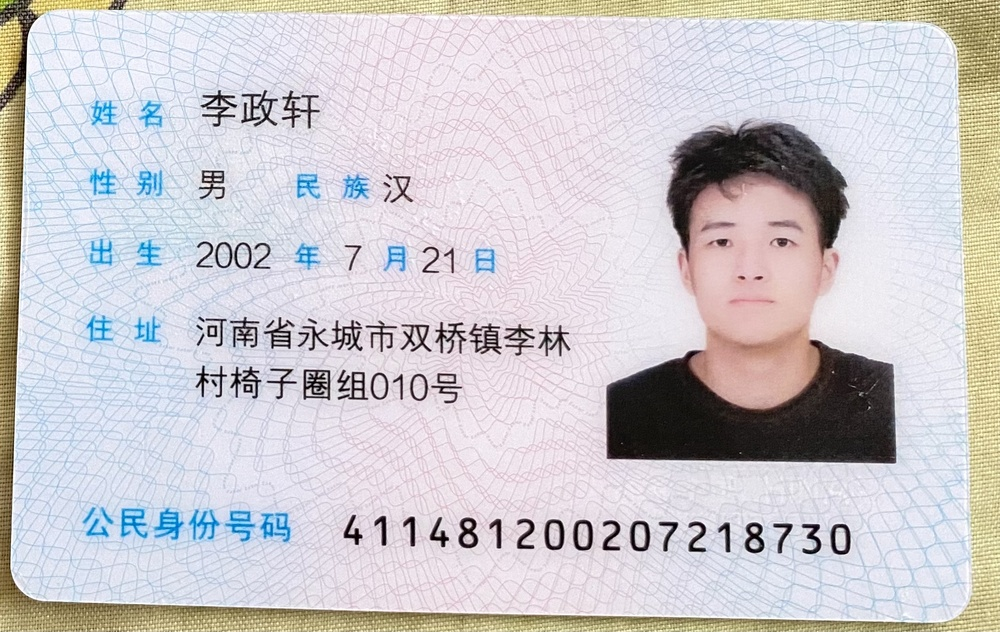
#> input picture cv2.study/id.jpg, 1000 x 632 px, shrunk from 2128 x 1345 before the run
$ python cv2.bitwise.py
#> lines starting #> are read from the running program, lines starting #| are printed output that depends on the picture; after the words box and inside, x2 and y2 are one past the last pixel; in counts of white or black regions, pixels touching at a corner belong together
import cv2 as cv
import numpy as np

# 读取图像
img1 = cv.imread('id.jpg')
#> img1 is the input picture: shape (632, 1000, 3); mean B, G, R 204.7, 200.9, 204.3
img2 = cv.imread('id3.jpg')
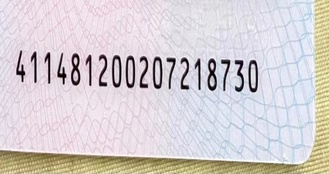
#> input picture cv2.study/id3.jpg, 329 x 174 px, shrunk from 700 x 370 before the run
#> img2 is the input picture: shape (174, 329, 3); mean B, G, R 209.5, 207, 213.7
assert img1 is not None, "file could not be read, check with os.path.exists()"
assert img2 is not None, "file could not be read, check with os.path.exists()"
# I want to put logo on top-left corner, So I create a ROI
rows,cols,channels = img2.shape
#> rows = 174; cols = 329; channels = 3
roi = img1[0:rows, 0:cols]
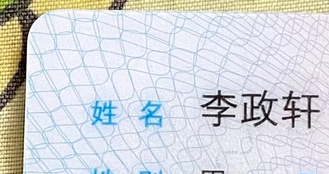
#> roi: shape (174, 329, 3); mean B, G, R 217.1, 213.6, 210.8
# Now create a mask of logo and create its inverse mask also
img2gray = cv.cvtColor(img2,cv.COLOR_BGR2GRAY)
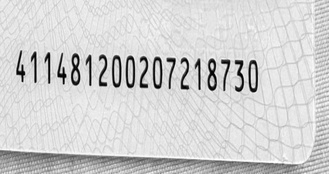
#> img2gray: shape (174, 329); min 0, max 255, mean 209.3
ret, mask = cv.threshold(img2gray, 10, 255, cv.THRESH_BINARY)
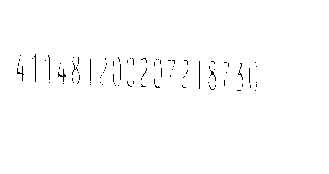
#> mask: shape (174, 329); 99.2% white; black in thin lines or dots, all inside (x1, y1, x2, y2) = (17, 54, 257, 91)
mask_inv = cv.bitwise_not(mask)
# Now black-out the area of logo in ROI
img1_bg = cv.bitwise_and(roi,roi,mask = mask_inv)
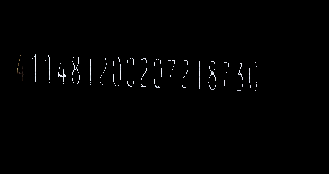
#> img1_bg: shape (174, 329, 3); mean B, G, R 1.9, 1.9, 1.8
# Take only region of logo from logo image.
img2_fg = cv.bitwise_and(img2,img2,mask = mask)
# Put logo in ROI and modify the main image
dst = cv.add(img1_bg,img2_fg)
img1[0:rows, 0:cols ] = dst
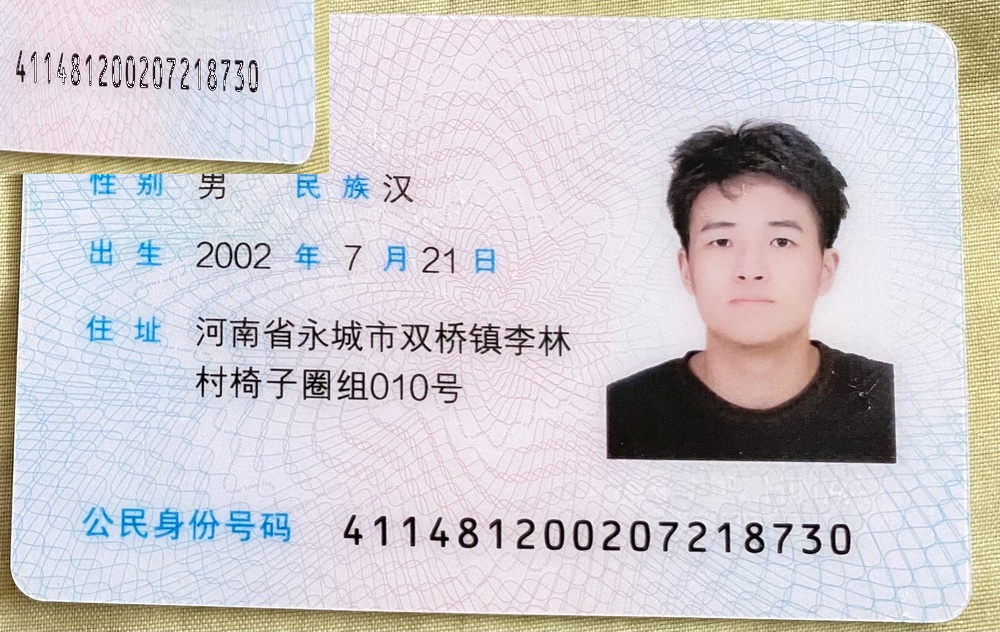
#> img1: shape (632, 1000, 3); mean B, G, R 204.2, 200.5, 204.7
cv.imshow('res',img1)
cv.waitKey(0)
cv.destroyAllWindows()
